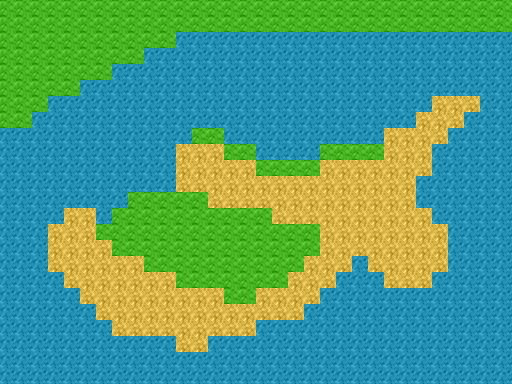

Below is a game level as drawn by its tile map, then a one-line description and the .tmx that defines it (tile-layer data replaced by summaries):
An orthogonal 32x24 tile map with 16x16 px tiles, 1 tile layer (GroundLayer).

<map version="1.0" orientation="orthogonal" width="32" height="24" tilewidth="16" tileheight="16">
 <tileset firstgid="1" name="ground_tile_set" tilewidth="16" tileheight="16">
  <image source="../images/ground_tile_set.png" trans="ff00ff" width="112" height="16" />
 </tileset>
 <layer name="GroundLayer" width="32" height="24">
  <data>[768 cells, 768 non-empty, 3 distinct tile ids]</data>
 </layer>
</map>
